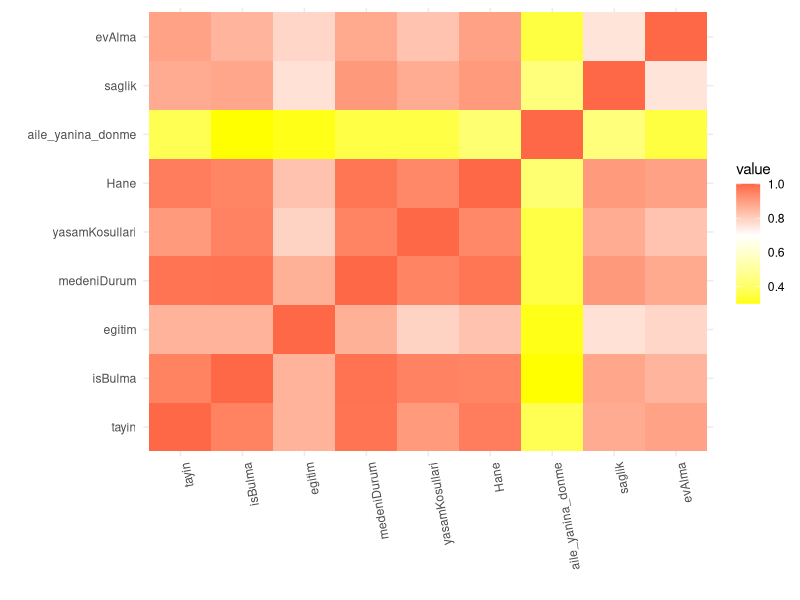
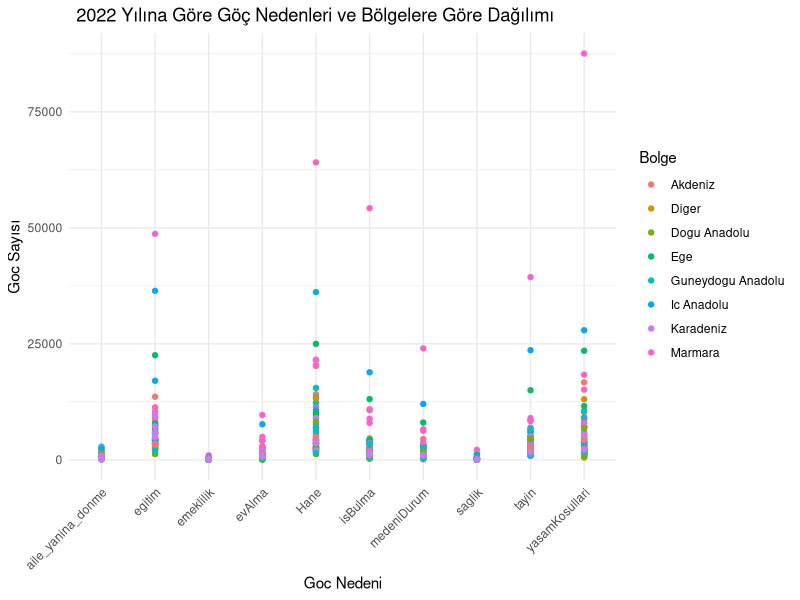
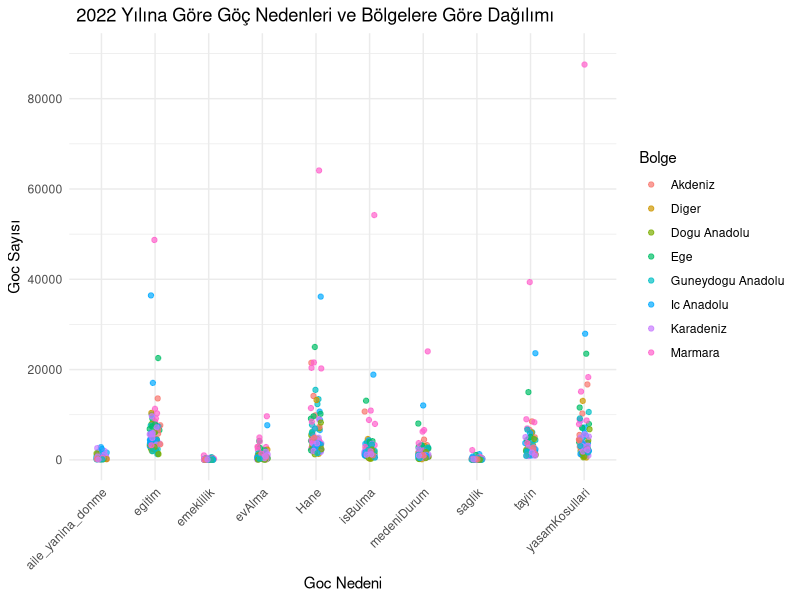
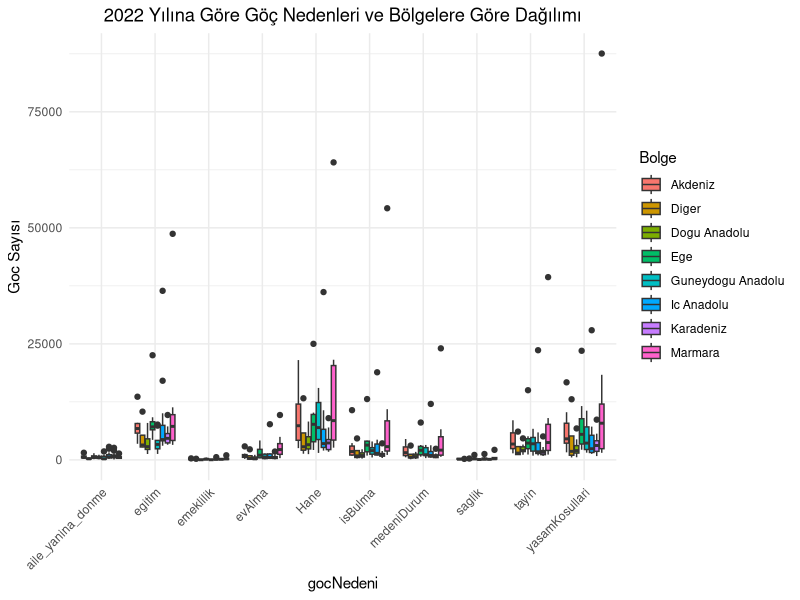

The R script that drew these images, in order:
## ---- chunk 1

library(readxl)
library(ggplot2)
library(tidyverse)
library(dplyr)
library(knitr)
library(ggrepel)
library(reshape2)
library(gridExtra)
## ---- chunk 2

alinan_goc <- read_excel("goc_etme_nedenine_illerin_aldigi_goc.xlsx")
## ---- chunk 3
head(alinan_goc)
## ---- chunk 4
# Korelasyon matrisini hesapla
correlation_matrix <- cor(alinan_goc[, c(3:11)], use = "complete.obs")

# Korelasyon matrisini eritmek
melted_corr_matrix <- melt(correlation_matrix)

# Korelasyon matrisini görselleştir
ggplot(melted_corr_matrix, aes(Var1, Var2, fill = value)) +
  geom_tile() + 
  labs(x = " ", y = " ") + 
  guides(color = guide_legend(title = "Değer")) + 
  scale_fill_gradient2(low = "yellow", high = "red", mid = "white", midpoint = 0.7) +
  theme_minimal() +
  theme(axis.text.x = element_text(angle = 100, hjust = 1))
## ---- chunk 5
new_tidy_data <- alinan_goc %>%
  pivot_longer(cols = -c(il, yil), names_to = "gocNedeni", values_to = "gocSayisi") %>%
  mutate(gocNedeni = as.character(gocNedeni))
head(new_tidy_data)
## ---- chunk 6
colSums(is.na(new_tidy_data))
## ---- chunk 7
any(is.na(new_tidy_data))
## ---- chunk 8
colnames(new_tidy_data)
## ---- chunk 9
str(new_tidy_data)
## ---- chunk 10
colSums(is.na(new_tidy_data))
## ---- chunk 11
sum(duplicated(new_tidy_data))
## ---- chunk 12
summary(new_tidy_data$gocSayisi)
## ---- chunk 13
new_tidy_data %>% arrange(gocSayisi) %>% head()
## ---- chunk 14
new_tidy_data %>% arrange(desc(gocSayisi)) %>% head()
## ---- chunk 15
new_tidy_data %>% top_n(10, gocSayisi)
## ---- chunk 16
toplam_goc_sayisi <- function(new_tidy_data, il, yil) {
  toplam <- sum(new_tidy_data$gocSayisi[new_tidy_data$il == il & new_tidy_data$yil == yil])
  return(toplam)
}

# Örneğin, Adana'daki 2022 yılındaki toplam göç sayısını bulmak için:
print(paste("Adana'da 2022 yılındaki toplam goc sayısı:", toplam_goc_sayisi(new_tidy_data, "Adana", 2022)))
print(paste("İstanbul'da 2022 yılındaki toplam goc sayısı:", toplam_goc_sayisi(new_tidy_data, "Istanbul", 2022)))
## ---- chunk 17
max_goc_2022 <- new_tidy_data %>% 
  filter(yil == 2022) %>%
  select(gocSayisi, gocNedeni) %>%
  filter(gocSayisi == max(gocSayisi))

print(max_goc_2022)
## ---- chunk 18
min_goc_2022 <- new_tidy_data %>% 
  filter(yil == 2022) %>%
  select(gocSayisi, gocNedeni) %>%
  filter(gocSayisi == min(gocSayisi))

print(min_goc_2022)
## ---- chunk 19
new_tidy_data <- new_tidy_data %>%
  mutate(bolge = case_when(
    il %in% c("Istanbul", "Bursa", "Kocaeli", "Tekirdag","Balikesir","Canakkale","Bilecik","Edirne","Kirklareli","Sakarya","Yalova") ~ "Marmara",
    il %in% c("Izmir", "Aydin", "Manisa","Afyonkarahisar","Denizli","Kutahya","Manisa","Mugla","Usak") ~ "Ege",
    il %in% c("Ankara", "Konya", "Eskisehir","Cankiri","Corum","Kayseri","Kirsehir
","Konya","Nevsehir","Nigde","Sivas","Yozgat","Aksaray","Karaman","Kirikkale") ~ "Ic Anadolu",
    il %in% c("Artvin", "Giresun", "Ordu","Rize","Sinop","Tokat","Trabzon","Zonguldak","Amasya","Bolu","Gumushane","Kastamonu","Samsun","Sinop","Bayburt
","Bartin","Karabuk","Duzce") ~ "Karadeniz",
    il %in% c("Adana", "Antalya","Burdur","Hatay","Isparta","Kahramanmaras","Osmaniye") ~ "Akdeniz",
    il %in% c("Adiyaman","Diyarbakir","Gaziantep","Mardin","Siirt","Sanliurfa","Batman","Sirnak","Kilis") ~ "Guneydogu Anadolu",
    il %in% c("Agri","Bingol","Bitlis","Elazig","Erzincan","Erzurum","Hakkari","Kars","Malatya","Muş","Tunceli","Van","Ardahan","Igdir") ~ "Dogu Anadolu",
    TRUE ~ "Diger" # Diğer bölgelere dahil olan iller için bir kategori belirleyin
  ))

ggplot(new_tidy_data %>% filter(yil == 2022), aes(gocNedeni, gocSayisi, color = bolge)) +
  geom_point() +
  labs(title = "2022 Yılına Göre Göç Nedenleri ve Bölgelere Göre Dağılımı",
       x = "Goc Nedeni",
       y = "Goc Sayısı",
       color = "Bolge") +
  
  theme_minimal() +
  theme(plot.title = element_text(hjust = 0.10),
        axis.text.x = element_text(angle = 45, hjust = 1))  # X eksenindeki etiketleri 45 derece döndür
## ---- chunk 20
new_tidy_data <- new_tidy_data %>%
  mutate(bolge = case_when(
    il %in% c("Istanbul", "Bursa", "Kocaeli", "Tekirdag","Balikesir","Canakkale","Bilecik","Edirne","Kirklareli","Sakarya","Yalova") ~ "Marmara",
    il %in% c("Izmir", "Aydin", "Manisa","Afyonkarahisar","Denizli","Kutahya","Manisa","Mugla","Usak") ~ "Ege",
    il %in% c("Ankara", "Konya", "Eskisehir","Cankiri","Corum","Kayseri","Kirsehir
","Konya","Nevsehir","Nigde","Sivas","Yozgat","Aksaray","Karaman","Kirikkale") ~ "Ic Anadolu",
    il %in% c("Artvin", "Giresun", "Ordu","Rize","Sinop","Tokat","Trabzon","Zonguldak","Amasya","Bolu","Gumushane","Kastamonu","Samsun","Sinop","Bayburt
","Bartin","Karabuk","Duzce") ~ "Karadeniz",
    il %in% c("Adana", "Antalya","Burdur","Hatay","Isparta","Kahramanmaras","Osmaniye") ~ "Akdeniz",
    il %in% c("Adiyaman","Diyarbakir","Gaziantep","Mardin","Siirt","Sanliurfa","Batman","Sirnak","Kilis") ~ "Guneydogu Anadolu",
    il %in% c("Agri","Bingol","Bitlis","Elazig","Erzincan","Erzurum","Hakkari","Kars","Malatya","Muş","Tunceli","Van","Ardahan","Igdir") ~ "Dogu Anadolu",
    TRUE ~ "Diger" # Diğer bölgelere dahil olan iller için bir kategori belirleyin
  ))
ggplot(new_tidy_data %>% filter(yil == 2022), aes(gocNedeni, gocSayisi, color = bolge)) +
  geom_jitter(width = 0.1, height = 0.1,alpha = 0.7) +  # Jittering ile daha fazla aralık
  labs(title = "2022 Yılına Göre Göç Nedenleri ve Bölgelere Göre Dağılımı",
       x = "Goc Nedeni",
       y = "Goc Sayısı",
       color = "Bolge") +
  scale_y_continuous(limits = c(2, max(90000)), breaks = seq(0, max(new_tidy_data$gocSayisi), by = 20000)) +  # Y ekseni aralığını ve etiketlerini ayarla
  theme_minimal() +
  theme(plot.title = element_text(hjust = 0.10),
        axis.text.x = element_text(angle = 45, hjust = 1))  # X eksenindeki etiketleri 45 derece döndür
## ---- chunk 21
new_tidy_data <- new_tidy_data %>%
  mutate(bolge = case_when(
    il %in% c("Istanbul", "Bursa", "Kocaeli", "Tekirdag","Balikesir","Canakkale","Bilecik","Edirne","Kirklareli","Sakarya","Yalova") ~ "Marmara",
    il %in% c("Izmir", "Aydin", "Manisa","Afyonkarahisar","Denizli","Kutahya","Manisa","Mugla","Usak") ~ "Ege",
    il %in% c("Ankara", "Konya", "Eskisehir","Cankiri","Corum","Kayseri","Kirsehir
","Konya","Nevsehir","Nigde","Sivas","Yozgat","Aksaray","Karaman","Kirikkale") ~ "Ic Anadolu",
    il %in% c("Artvin", "Giresun", "Ordu","Rize","Sinop","Tokat","Trabzon","Zonguldak","Amasya","Bolu","Gumushane","Kastamonu","Samsun","Sinop","Bayburt
","Bartin","Karabuk","Duzce") ~ "Karadeniz",
    il %in% c("Adana", "Antalya","Burdur","Hatay","Isparta","Kahramanmaras","Osmaniye") ~ "Akdeniz",
    il %in% c("Adiyaman","Diyarbakir","Gaziantep","Mardin","Siirt","Sanliurfa","Batman","Sirnak","Kilis") ~ "Guneydogu Anadolu",
    il %in% c("Agri","Bingol","Bitlis","Elazig","Erzincan","Erzurum","Hakkari","Kars","Malatya","Muş","Tunceli","Van","Ardahan","Igdir") ~ "Dogu Anadolu",
    TRUE ~ "Diger" # Diğer bölgelere dahil olan iller için bir kategori belirleyin
  ))
ggplot(new_tidy_data %>% filter(yil == 2022), aes(x = gocNedeni, y = gocSayisi, fill = bolge)) +
  geom_boxplot() +
  labs(title = "2022 Yılına Göre Göç Nedenleri ve Bölgelere Göre Dağılımı",
       x = "gocNedeni",
       y = "Goc Sayısı",
       fill = "Bolge") +
  theme_minimal() +
  theme(plot.title = element_text(hjust = 0.5),
        axis.text.x = element_text(angle = 45, hjust = 1))
